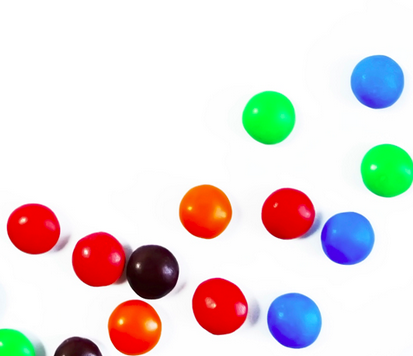
#> input picture smarties.png, 413 x 356 px, given in place of the camera
$ python track_by_color2.py
#> lines starting #> are read from the running program, lines starting #| are printed output that depends on the picture; after the words box and inside, x2 and y2 are one past the last pixel; in counts of white or black regions, pixels touching at a corner belong together
import cv2
import numpy as np
cam=cv2.VideoCapture(0)
cv2.namedWindow("trackbar")
cv2.createTrackbar('Hl','trackbar',40,179,lambda x:None)
cv2.createTrackbar('Hh','trackbar',100,179,lambda x:None)
cv2.createTrackbar('Hl2','trackbar',50,179,lambda x:None)
cv2.createTrackbar('Hh2','trackbar',150,179,lambda x:None)

cv2.createTrackbar('Sl','trackbar',50,255,lambda x:None)
cv2.createTrackbar('Sh','trackbar',255,255,lambda x:None)
cv2.createTrackbar('Vl','trackbar',50,255,lambda x:None)
cv2.createTrackbar('Vh','trackbar',255,255,lambda x:None)
cv2.moveWindow("trackbar",900,0)
print("cv2,starts its work")
while True:
    ret,frame=cam.read()
#> frame is the input picture: shape (356, 413, 3); mean B, G, R 219.1, 220.4, 228.9
    frame=cv2.resize(frame,(300,300))
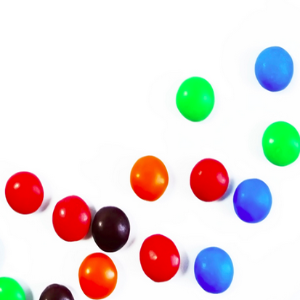
#> frame: shape (300, 300, 3); mean B, G, R 219.1, 220.3, 228.9
    cv2.imshow("image",frame)
    cv2.moveWindow("image",0,0)


    Hl=cv2.getTrackbarPos('Hl','trackbar')
    Hh=cv2.getTrackbarPos('Hh','trackbar')
    Hl2=cv2.getTrackbarPos('Hl2','trackbar')
    Hh2=cv2.getTrackbarPos('Hh2','trackbar')

    Sl=cv2.getTrackbarPos('Sl','trackbar')
    Sh=cv2.getTrackbarPos('Sh','trackbar')
    Vl=cv2.getTrackbarPos('Vl','trackbar')
    Vh=cv2.getTrackbarPos('Vh','trackbar')
    hsv=cv2.cvtColor(frame,cv2.COLOR_BGR2HSV)
#> hsv: shape (300, 300, 3); mean H, S, V 27.8, 46, 246.9
    L_range=np.array([Hl,Sl,Vl])
    H_range=np.array([Hh,Sh,Vh])
    L_range2=np.array([Hl2,Sl,Vl])
    H_range2=np.array([Hh2,Sh,Vh])

    FG_mask=cv2.inRange(hsv,L_range,H_range)
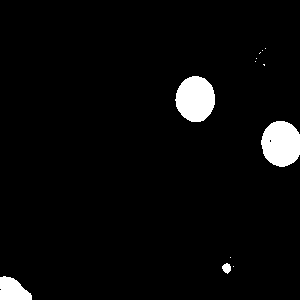
#> FG_mask: shape (300, 300); 3.9% white; 12 white regions (8 under 20 px), largest, box (x1, y1, x2, y2) and area: (261, 121, 300, 167) 1431, (175, 76, 215, 122) 1421, (0, 276, 32, 300) 558, (222, 263, 231, 274) 69
    FG_mask2=cv2.inRange(hsv,L_range2,H_range2)
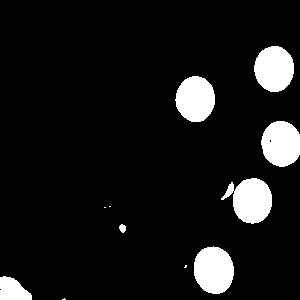
#> FG_mask2: shape (300, 300); 8.8% white; 11 white regions (4 under 20 px), largest, box (x1, y1, x2, y2) and area: (221, 178, 272, 224) 1525, (194, 246, 234, 294) 1517, (254, 46, 294, 92) 1440
    FG_comp=cv2.add(FG_mask,FG_mask2)
    cv2.imshow("FG_comp",FG_comp)
    cv2.moveWindow("FG_comp",450,0)

    FG=cv2.bitwise_and(frame,frame,mask=FG_comp)
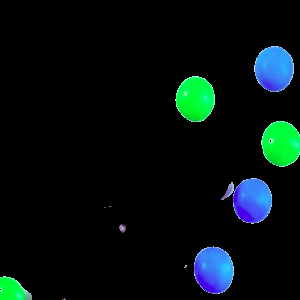
#> FG: shape (300, 300, 3); mean B, G, R 15.1, 15.5, 4.1
    cv2.imshow("FG",FG)
    cv2.moveWindow("FG",0,340)

    BG_mask=cv2.bitwise_not(FG_comp)
    cv2.imshow("BG_mask",BG_mask)
    cv2.moveWindow("BG_mask",450,340)

    # [6 lines of commented-out code are left out]
    BG=cv2.cvtColor(BG_mask,cv2.COLOR_GRAY2BGR)
    BG=cv2.add(FG,BG)
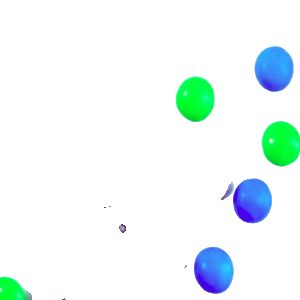
#> BG: shape (300, 300, 3); mean B, G, R 247.6, 248, 236.6
    cv2.imshow("BG",BG)


    if cv2.waitKey(1)==ord('q'):
#> (key q is pressed here)
        break
cam.release()
cv2.destroyAllWindows()
